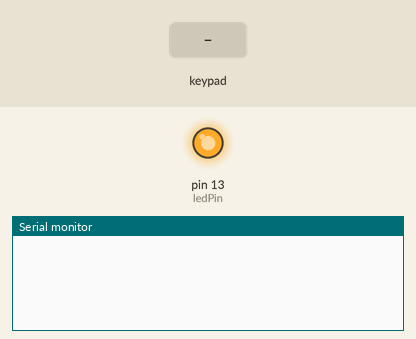
Bench run of a sketch on a simulated Arduino Uno, built with avr-gcc and run on an emulated ATmega328P. Parts: output pins drawn as LEDs (lit = HIGH), the last lines printed to the serial monitor. The test bench sets the inputs (shaded band).

Above: at 1.2 s.
1.3 s: key '1' pressed
At 2.5 s:
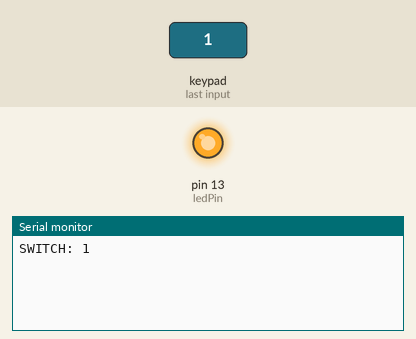
2.9 s: keypad keys 5 4 3 2 A pressed 0.4 s apart
At 6.0 s:
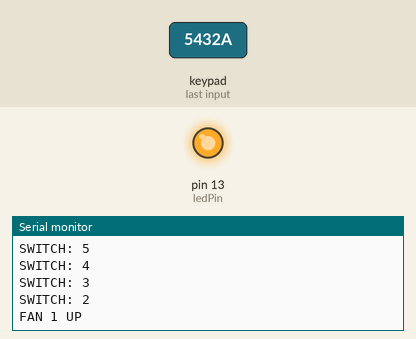
6.4 s: key 'E' pressed
At 7.4 s:
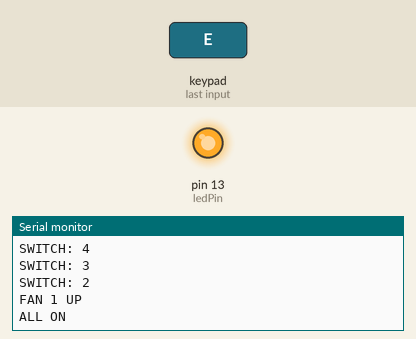
8.0 s: keypad keys 5 4 3 2 D pressed 0.4 s apart
At 11.1 s:
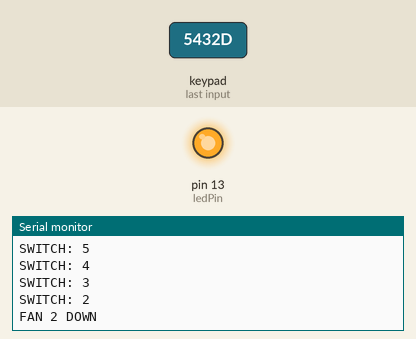
11.5 s: key 'G' pressed
At 12.6 s:
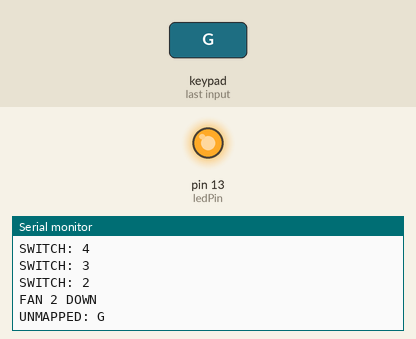
Timing chart, 0 to 14.1 s (numbered marks = the images above; inputs shaded):
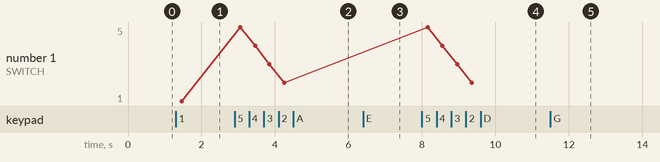

The sketch:

keypad_switch_board_controll.ino
```cpp
#include <Keypad.h>


/**
  Globals
**/
const byte ROWS = 4; // Four rows
const byte COLS = 4; // Four columns


// Define the Keymap
char keys[ROWS][COLS] = {
  {'1', '2', '3', '4'}, /*  S1   S2 S3   S4  */
  {'5', '6', '7', '8'}, /*  S5   S6   S7   S8  */
  {'A', 'C', 'E', 'G'}, /*  F1U   F2U   ON   NC  */
  {'B', 'D', 'F', 'H'} /*  F1D   F2D   OFF   NC  */
};


// Connect keypad ROW0, ROW1, ROW2 and ROW3 to these Arduino pins.
byte rowPins[ROWS] = { 5, 4, 3, 2 };
// Connect keypad COL0, COL1, COL2 and COL3 to these Arduino pins.
byte colPins[COLS] = { 9, 8, 7, 6 };


// Create the Keypad
Keypad keypad = Keypad( makeKeymap(keys), rowPins, colPins, ROWS, COLS );


byte ledPin = 13;
boolean blink = false;
boolean keyPressed = false;
byte pressedKey = ' ';
int keypadDelayCounter = 0;


/**
  Setup
**/
void setup() {
  Serial.begin(9600);
  pinMode(ledPin, OUTPUT);      // sets the digital pin as output
  digitalWrite(ledPin, HIGH);   // sets the LED on

  /* Keypad event listener - Interrupt */
  keypad.addEventListener(keypadEvent); //add an event listener for this keypad
}


/**
  Loop
**/
void loop() {


  // Check for keypad
  keypad.getKey();


  // If key is pressed (HOLD state)
  if ( keyPressed ) {
  // Serial.println("KEYPRESSED");
  // Serial.println(pressedKey);
  // Serial.println(keypadDelayCounter);
  switch (pressedKey) {
  /* FAN 1 */
  case 'A':
  keypadDelayCounter++;
  break;


  case 'B':
  keypadDelayCounter++;
  break;


  /* FAN 2 */
  case 'C':
  keypadDelayCounter++;
  break;


  case 'D':
  keypadDelayCounter++;
  break;


  default:
  // Key held pressed other than Dimmers
  keypadDelayCounter = 0;
  break;
  }


  // Main keypad hold delay adjustment
  if ( keypadDelayCounter > 15000 ) {
  Serial.println("INCREMENT/DECREMENT");
  keypadDelayCounter = 0;
  }
  }


  //digitalWrite(ledPin,!digitalRead(ledPin));
  //delay(100);
}


//take care of some special events
void keypadEvent( KeypadEvent key ){
  switch ( keypad.getState() ) {
  case PRESSED:
  break;


  case RELEASED:
  // Reset keypad delay and set keypressed to false
  keyPressed = false;
  keypadDelayCounter = 0;
  switch (key) {
  // TOGGLES
  case '1':
  case '2':
  case '3':
  case '4':
  case '5':
  case '6':
  case '7':
  case '8':
  Serial.print("SWITCH: ");
  Serial.println(key);
  //toggleSwitch(key);
  break;


  // FAN 1
  case 'A':
  Serial.println("FAN 1 UP");
  break;


  case 'B':
  Serial.println("FAN 1 DOWN");
  break;


  // FAN 2
  case 'C':
  Serial.println("FAN 2 UP");
  break;


  case 'D':
  Serial.println("FAN 2 DOWN");
  break;


  // MASTER CONTROLLS
  case 'E':
  Serial.println("ALL ON");
  break;


  case 'F':
  Serial.println("ALL OFF");
  break;


  default:
  Serial.print("UNMAPPED: ");
  Serial.println(key);
  break;
  }
  break;


  case HOLD:
  keyPressed = true;
  pressedKey = key;
  break;


  case IDLE:
  break;
  }
}


void toggleSwitch( char num ) {
  Serial.println(num);
}
```

Measured:
- after the input at 1.3 s, the serial monitor: prints a new line after 0.16 s (image 1)
- after the input at 2.9 s, the serial monitor: prints a new line after 0.16 s (image 2)
- after the input at 6.4 s, the serial monitor: prints a new line after 0.16 s (image 3)
- after the input at 8.0 s, the serial monitor: prints a new line after 0.15 s (image 4)
- after the input at 11.5 s, the serial monitor: prints a new line after 0.16 s (image 5)
- plotted number 1: 1 → 2 after the input at 2.9 s
